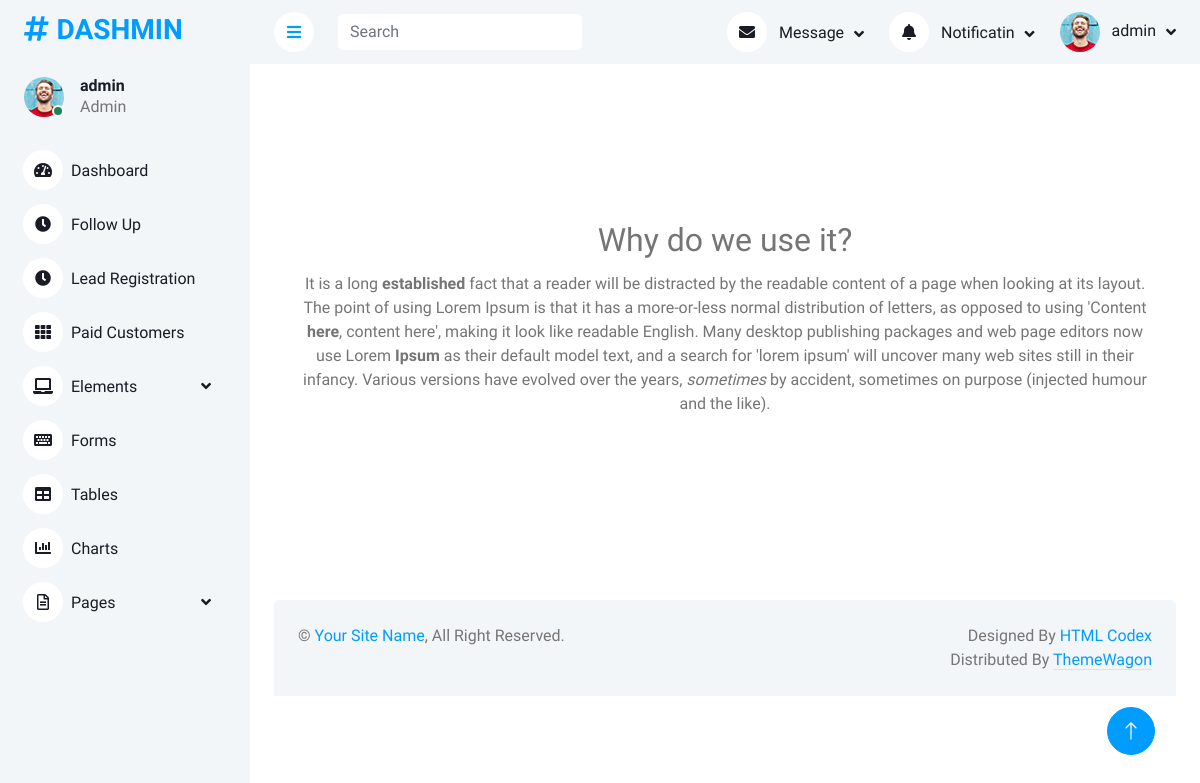
/newsdetail/why-do-we-use-it (signed in), run on the app's committed database.
### news/models.py (models this page shows)
class News(models.Model):
    news_title = models.CharField(max_length=100)
    news_desc = HTMLField()
    news_slug = AutoSlugField(populate_from='news_title', unique=True,null=True,default=None)

### wscubetech/views.py (the view)
# urls.py: path('newsdetail/<slug>', views.newsDetail, name='newsdetail'),
def newsDetail(request,slug):
    newsDetail = News.objects.get(news_slug=slug)
    data = {
    'newsDetail':newsDetail
    }
    return render(request,"newsdetails.html",data)

### templates/newsdetails.html (shortened to what this page needs)
{% extends 'base.html' %}
{% load static %}
{% block content %}
    <br/>
    <br/>
    <br/>
    <br/>
    <br/>
    <br/>
    <div class="text-center fs-2 my-2 font-weight-bold ">{{newsDetail.news_title | safe }}  </div>
        <div class= "text-center mx-5">{{newsDetail.news_desc | safe }} </div>
        <br/>
        <br/>
        <br/><br/>
        <br/>
        <br/>
{% endblock %}

### templates/header.html (shortened to what this page needs)
{% load static %}
<!DOCTYPE html>
<html lang="en">
<head>
    <link href="https://cdnjs.cloudflare.com/ajax/libs/font-awesome/5.10.0/css/all.min.css" rel="stylesheet">
    <link href="https://cdn.jsdelivr.net/npm/bootstrap-icons@1.4.1/font/bootstrap-icons.css" rel="stylesheet">
    <link href='{% static "lib/owlcarousel/assets/owl.carousel.min.css" %}' rel="stylesheet">
    <link href='{% static "lib/tempusdominus/css/tempusdominus-bootstrap-4.min.css" %}' rel="stylesheet" />
    <link rel="stylesheet" href="https://cdn.datatables.net/1.13.4/css/jquery.dataTables.min.css">
    <link href='{% static "/css/bootstrap.min.css" %}' rel="stylesheet">
    <link href='{% static "css/style.css" %}' rel="stylesheet">
</head>
<body>
    <div class="container-xxl position-relative bg-white d-flex p-0">
        <div class="sidebar pe-4 pb-3">
            <nav class="navbar bg-light navbar-light">
                <a href="index.html" class="navbar-brand mx-4 mb-3">
                    <h3 class="text-primary"><i class="fa fa-hashtag me-2"></i>DASHMIN</h3>
                </a>
                <div class="d-flex align-items-center ms-4 mb-4">
                    <div class="position-relative">
                        <img class="rounded-circle" src='{% static "img/user.jpg" %}' alt="" style="width: 40px; height: 40px;">
                        <div class="bg-success rounded-circle border border-2 border-white position-absolute end-0 bottom-0 p-1"></div>
                    </div>
                    <div class="ms-3">
                        <h6 class="mb-0">{{request.user}}</h6>
                        <span>Admin</span>
                    </div>
                </div>
                <div class="navbar-nav w-100">
                    <a href="{% url 'home' %}" class="nav-item nav-link {{class}}"><i class="fa fa-tachometer-alt me-2"></i>Dashboard</a>
                    <a href="{% url 'follow_up' %}" class="nav-item nav-link {{classfollow}}"><i class="fa fa-clock me-2"></i>Follow Up</a>
                    <a href="{% url 'lead_registration' %}" class="nav-item nav-link {{classlr}}"><i class="fa fa-clock me-2"></i>Lead Registration</a>
                    <a href="{% url 'paid_customers'  %}" class="nav-item nav-link {{classpc}}"><i class="fa fa-th me-2"></i>Paid Customers</a>
                    <div class="nav-item dropdown">
                        <a href="#" class="nav-link dropdown-toggle " data-bs-toggle="dropdown"><i class="fa fa-laptop me-2"></i>Elements</a>
                    </div>
                    <a href="form.html" class="nav-item nav-link"><i class="fa fa-keyboard me-2"></i>Forms</a>
                    <a href="table.html" class="nav-item nav-link"><i class="fa fa-table me-2"></i>Tables</a>
                    <a href="chart.html" class="nav-item nav-link"><i class="fa fa-chart-bar me-2"></i>Charts</a>
                    <div class="nav-item dropdown">
                        <a href="#" class="nav-link dropdown-toggle" data-bs-toggle="dropdown"><i class="far fa-file-alt me-2"></i>Pages</a>
                    </div>
                </div>
            </nav>
        </div>
        <div class="content">
          <nav class="navbar navbar-expand bg-light navbar-light sticky-top px-4 py-0">
              <a href="#" class="sidebar-toggler flex-shrink-0">
                  <i class="fa fa-bars"></i>
              </a>
              <form class="d-none d-md-flex ms-4">
                  <input class="form-control border-0" type="search" placeholder="Search">
              </form>
              <div class="navbar-nav align-items-center ms-auto">
                  <div class="nav-item dropdown">
                      <a href="#" class="nav-link dropdown-toggle" data-bs-toggle="dropdown">
                          <i class="fa fa-envelope me-lg-2"></i>
                          <span class="d-none d-lg-inline-flex">Message</span>
                      </a>
                  </div>
                  <div class="nav-item dropdown">
                      <a href="#" class="nav-link dropdown-toggle" data-bs-toggle="dropdown">
                          <i class="fa fa-bell me-lg-2"></i>
                          <span class="d-none d-lg-inline-flex">Notificatin</span>
                      </a>
                  </div>
                  <div class="nav-item dropdown">
                      <a href="#" class="nav-link dropdown-toggle" data-bs-toggle="dropdown">
                          <img class="rounded-circle me-lg-2" src='{% static  "img/user.jpg" %}' alt="" style="width: 40px; height: 40px;">
                          <span class="d-none d-lg-inline-flex">{{request.user}}</span>
                      </a>
                  </div>
              </div>
          </nav>

### static/css/style.css (style rules this page uses)
:root { --primary: #009CFF; --light: #F3F6F9; --dark: #191C24; }
.sidebar { position: fixed; top: 0; left: 0; bottom: 0; width: 250px; height: 100vh; overflow-y: auto; background: var(--light); transition: 0.5s; z-index: 999; }
.content { margin-left: 250px; min-height: 100vh; background: #FFFFFF; transition: 0.5s; }
@media (min-width: 992px) { .sidebar { margin-left: 0; } }
@media (min-width: 992px) { .content { width: calc(100% - 250px); } }
.sidebar .navbar .navbar-nav .nav-link { padding: 7px 20px; color: var(--dark); font-weight: 500; border-left: 3px solid var(--light); border-radius: 0 30px 30px 0; outline: none; }
.sidebar .navbar .navbar-nav .nav-link i { width: 40px; height: 40px; display: inline-flex; align-items: center; justify-content: center; background: #FFFFFF; border-radius: 40px; }
.sidebar .navbar .dropdown-toggle::after { position: absolute; top: 15px; right: 15px; border: none; content: "\f107"; font-family: "Font Awesome 5 Free"; font-weight: 900; transition: .5s; }
.content .navbar .navbar-nav .nav-link { margin-left: 25px; padding: 12px 0; color: var(--dark); outline: none; }
.content .navbar .sidebar-toggler, .content .navbar .navbar-nav .nav-link i { width: 40px; height: 40px; display: inline-flex; align-items: center; justify-content: center; background: #FFFFFF; border-radius: 40px; }
.content .navbar .dropdown-toggle::after { margin-left: 6px; vertical-align: middle; border: none; content: "\f107"; font-family: "Font Awesome 5 Free"; font-weight: 900; transition: .5s; }

### data on the page
News: news_title "Why do we use it?", news_desc "It is a long established fact that a reader will be distracted by the readable content of a page when looking at its layout. The point of using Lorem Ipsum is that it has a more-or-less normal distribution of letters, as opposed to using 'Content here , content here', making it look like readable English. Many desktop publishing packages and web page editors now use Lorem Ipsum as their default model text, and a search for 'lorem ipsum' will uncover many web sites still in their infancy. Various versions have evolved over the years, sometimes by accident, sometimes on purpose (injected humour and the like)."

### other printed values
{{ request.user }} "admin"
